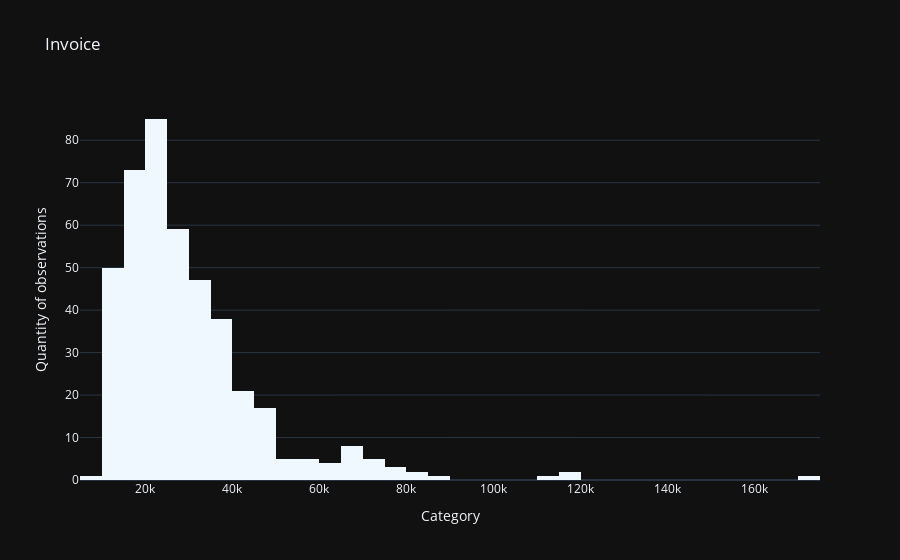
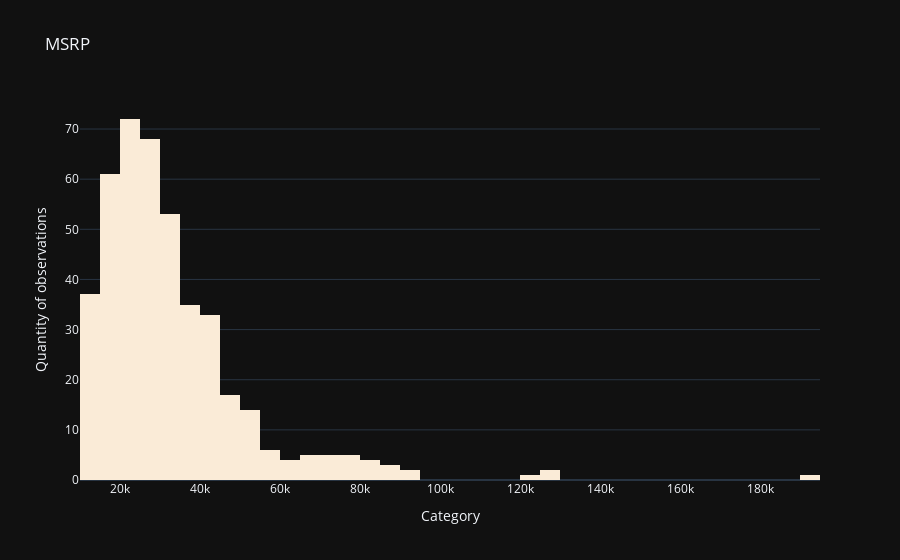
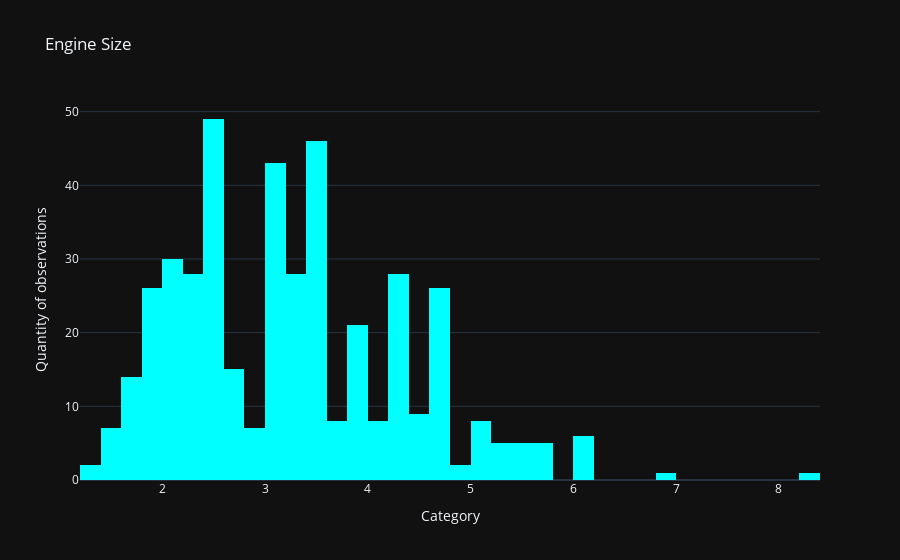
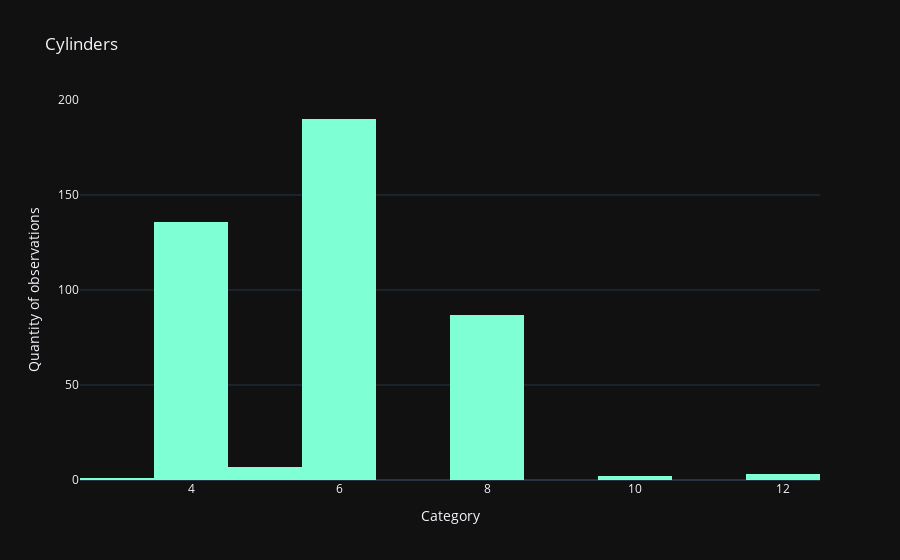

The notebook cell saved with these charts, in order:
### Markdown cell above
#### 4.1.2 For numerical variables create histograms. List models of cars that are further than 5 standards of deviation, and They would be considered outliers. Test if it is a distribution normal or not.

### Code cell
df["Invoice"] = df["Invoice"].replace(r'[\$,]', '', regex=True).astype(float)
df["MSRP"] = df["MSRP"].replace(r'[\$,]', '', regex=True).astype(float)

def createHistogram(column, title, color):
    fig = px.histogram(x=column, color_discrete_sequence=[color], title=title)
    fig.update_layout(xaxis_title="Category", yaxis_title="Quantity of observations")
    fig.show()

invoiceColumn = df["Invoice"]
msrpColumn = df["MSRP"]
engineSizeColumn = df["EngineSize"]
cylindersColumn = df["Cylinders"]
horsePowerColumn = df["Horsepower"]
mpgCityColumn = df["MPG_City"]
mpgHighwayColumn = df["MPG_Highway"]
weightColumn = df["Weight"]
wheelBaseColumn = df["Wheelbase"]
lengthColumn = df["Length"]
    
createHistogram(invoiceColumn, 'Invoice', 'aliceblue')
createHistogram(msrpColumn, 'MSRP', 'antiquewhite')
createHistogram(engineSizeColumn, 'Engine Size', 'aqua')
createHistogram(cylindersColumn, 'Cylinders', 'aquamarine')
createHistogram(horsePowerColumn, 'Horse Power', 'azure')
createHistogram(mpgCityColumn, 'MPG City', 'beige')
createHistogram(mpgHighwayColumn, 'MPG Highway', 'bisque')
createHistogram(weightColumn, 'Weight', 'black')
createHistogram(wheelBaseColumn, 'Wheel Base', 'blanchedalmond')
createHistogram(lengthColumn, 'Length', 'blanchedalmond')

### Figure 1 — Plotly figure (JSON) as saved in the notebook; plotly's stock layout.template omitted (floating-point values rounded to 4 significant figures; data arrays with more than 128 entries replaced by an {"elided": "..."} marker saying what was removed)
{"data": [{"alignmentgroup": "True", "bingroup": "x", "hovertemplate": "x=%{x}<br>count=%{y}<extra></extra>", "legendgroup": "", "marker": {"color": "aliceblue", "pattern": {"shape": ""}}, "name": "", "offsetgroup": "", "orientation": "v", "showlegend": false, "x": {"elided": "428 float values"}, "xaxis": "x", "yaxis": "y", "type": "histogram"}], "layout": {"xaxis": {"anchor": "y", "domain": [0.0, 1.0], "title": {"text": "Category"}}, "yaxis": {"anchor": "x", "domain": [0.0, 1.0], "title": {"text": "Quantity of observations"}}, "legend": {"tracegroupgap": 0}, "title": {"text": "Invoice"}, "barmode": "relative"}}

### Figure 2 — Plotly figure (JSON) as saved in the notebook; plotly's stock layout.template omitted (floating-point values rounded to 4 significant figures; data arrays with more than 128 entries replaced by an {"elided": "..."} marker saying what was removed)
{"data": [{"alignmentgroup": "True", "bingroup": "x", "hovertemplate": "x=%{x}<br>count=%{y}<extra></extra>", "legendgroup": "", "marker": {"color": "antiquewhite", "pattern": {"shape": ""}}, "name": "", "offsetgroup": "", "orientation": "v", "showlegend": false, "x": {"elided": "428 float values"}, "xaxis": "x", "yaxis": "y", "type": "histogram"}], "layout": {"xaxis": {"anchor": "y", "domain": [0.0, 1.0], "title": {"text": "Category"}}, "yaxis": {"anchor": "x", "domain": [0.0, 1.0], "title": {"text": "Quantity of observations"}}, "legend": {"tracegroupgap": 0}, "title": {"text": "MSRP"}, "barmode": "relative"}}

### Figure 3 — Plotly figure (JSON) as saved in the notebook; plotly's stock layout.template omitted (floating-point values rounded to 4 significant figures; data arrays with more than 128 entries replaced by an {"elided": "..."} marker saying what was removed)
{"data": [{"alignmentgroup": "True", "bingroup": "x", "hovertemplate": "x=%{x}<br>count=%{y}<extra></extra>", "legendgroup": "", "marker": {"color": "aqua", "pattern": {"shape": ""}}, "name": "", "offsetgroup": "", "orientation": "v", "showlegend": false, "x": {"elided": "428 float values"}, "xaxis": "x", "yaxis": "y", "type": "histogram"}], "layout": {"xaxis": {"anchor": "y", "domain": [0.0, 1.0], "title": {"text": "Category"}}, "yaxis": {"anchor": "x", "domain": [0.0, 1.0], "title": {"text": "Quantity of observations"}}, "legend": {"tracegroupgap": 0}, "title": {"text": "Engine Size"}, "barmode": "relative"}}

### Figure 4 — Plotly figure (JSON) as saved in the notebook; plotly's stock layout.template omitted (floating-point values rounded to 4 significant figures; data arrays with more than 128 entries replaced by an {"elided": "..."} marker saying what was removed)
{"data": [{"alignmentgroup": "True", "bingroup": "x", "hovertemplate": "x=%{x}<br>count=%{y}<extra></extra>", "legendgroup": "", "marker": {"color": "aquamarine", "pattern": {"shape": ""}}, "name": "", "offsetgroup": "", "orientation": "v", "showlegend": false, "x": {"elided": "428 float values"}, "xaxis": "x", "yaxis": "y", "type": "histogram"}], "layout": {"xaxis": {"anchor": "y", "domain": [0.0, 1.0], "title": {"text": "Category"}}, "yaxis": {"anchor": "x", "domain": [0.0, 1.0], "title": {"text": "Quantity of observations"}}, "legend": {"tracegroupgap": 0}, "title": {"text": "Cylinders"}, "barmode": "relative"}}
